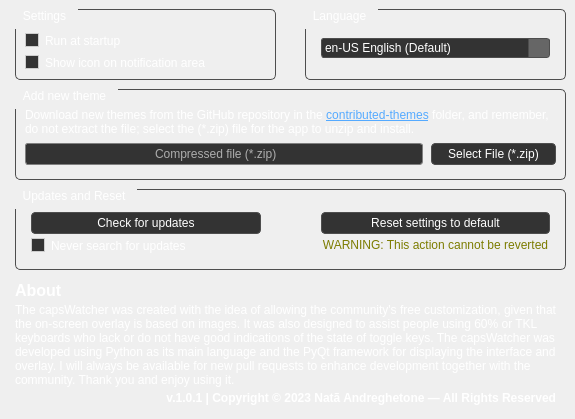
    <widget class="QWidget" name="settingsTab">
     <attribute name="title">
      <string>Settings</string>
     </attribute>
     <widget class="QGroupBox" name="settingsBox">
      <property name="geometry">
       <rect>
        <x>15</x>
        <y>9</y>
        <width>261</width>
        <height>71</height>
       </rect>
      </property>
      <property name="font">
       <font>
        <family>Segoe UI</family>
        <pointsize>9</pointsize>
        <weight>50</weight>
        <bold>false</bold>
       </font>
      </property>
      <property name="styleSheet">
       <string notr="true">QGroupBox {
	color:white;
	border: 1px solid rgb(78, 78, 78);
	border-radius:5px;
}
QGroupBox::title {
	padding-left: 6px;
	padding-right: 10px;
	padding-bottom: 6px;
}</string>
      </property>
      <property name="title">
       <string>Settings</string>
      </property>
      <property name="checkable">
       <bool>false</bool>
      </property>
      <widget class="QWidget" name="layoutWidget_9">
       <property name="geometry">
        <rect>
         <x>10</x>
         <y>20</y>
         <width>241</width>
         <height>46</height>
        </rect>
       </property>
       <layout class="QVBoxLayout" name="settingsBoxLayout">
        <property name="spacing">
         <number>3</number>
        </property>
        <item>
         <widget class="QCheckBox" name="settingsBoxAtStartupCheckBox">
          <property name="font">
           <font>
            <family>Segoe UI</family>
            <pointsize>9</pointsize>
           </font>
          </property>
          <property name="styleSheet">
           <string notr="true">QCheckBox {
        color: #FFFFFF;
    }
    
    QCheckBox::indicator:unchecked {
        border: 1px solid #CCCCCC;
        background-color: #333333;
    }
    
    QCheckBox::indicator:unchecked:hover {
        background-color: #444444;
        border: 1px solid #BBBBBB;
    }
   </string>
          </property>
          <property name="text">
           <string>Run at startup</string>
          </property>
         </widget>
        </item>
        <item>
         <widget class="QCheckBox" name="settingsBoxTrayIconCheckBox">
          <property name="font">
           <font>
            <family>Segoe UI</family>
            <pointsize>9</pointsize>
           </font>
          </property>
          <property name="styleSheet">
           <string notr="true">QCheckBox {
        color: #FFFFFF;
    }
    
    QCheckBox::indicator:unchecked {
        border: 1px solid #CCCCCC;
        background-color: #333333;
    }
    
    QCheckBox::indicator:unchecked:hover {
        background-color: #444444;
        border: 1px solid #BBBBBB;
    }
   </string>
          </property>
          <property name="text">
           <string>Show icon on notification area</string>
          </property>
         </widget>
        </item>
       </layout>
      </widget>
     </widget>
     <widget class="QGroupBox" name="languageBox">
      <property name="geometry">
       <rect>
        <x>305</x>
        <y>9</y>
        <width>261</width>
        <height>71</height>
       </rect>
      </property>
      <property name="font">
       <font>
        <family>Segoe UI</family>
        <pointsize>9</pointsize>
        <weight>50</weight>
        <bold>false</bold>
       </font>
      </property>
      <property name="styleSheet">
       <string notr="true">QGroupBox {
	color:white;
	border: 1px solid rgb(78, 78, 78);
	border-radius:5px;
}
QGroupBox::title {
	padding-left: 6px;
	padding-right: 10px;
	padding-bottom: 6px;
}</string>
      </property>
      <property name="title">
       <string>Language</string>
      </property>
      <widget class="QWidget" name="layoutWidget_13">
       <property name="geometry">
        <rect>
         <x>10</x>
         <y>24</y>
         <width>241</width>
         <height>31</height>
        </rect>
       </property>
       <layout class="QVBoxLayout" name="languageBoxLayout">
        <property name="leftMargin">
         <number>6</number>
        </property>
        <property name="rightMargin">
         <number>6</number>
        </property>
        <item>
         <widget class="QComboBox" name="languageBoxComboBox">
          <property name="font">
           <font>
            <family>Segoe UI</family>
            <pointsize>9</pointsize>
           </font>
          </property>
          <property name="styleSheet">
           <string notr="true">QComboBox {
    border: 1px solid rgb(78, 78, 78);
    border-radius: 3px;
    padding: 1px 18px 1px 3px;
    background-color: #333333;
    color: white;
    selection-background-color: darkgray;
}

QComboBox:hover {
    background-color: #444444;
}

QComboBox:!editable,
QComboBox::drop-down:editable {
    background: #333333;
}

QComboBox::drop-down {
    subcontrol-origin: padding;
    subcontrol-position: right;
    width: 20px;
    border-left-width: 1px;
    border-left-color: rgb(78, 78, 78);
    border-left-style: solid;
    border-top-right-radius: 2px;
    border-bottom-right-radius: 2px;
    background-color: #666666;
}

QComboBox::down-arrow {
    image: url(:/capsWatcher/white-down-arrow.png);
    width: 10px;
    height: 10px;
}

QComboBox QAbstractItemView {
    border: 1px solid rgb(78, 78, 78);
    background-color: #333333;
    selection-background-color: #666666;
    border-bottom-left-radius: 3px;
    border-bottom-right-radius: 3px;
    color: white;
    outline: none;
}</string>
          </property>
          <item>
           <property name="text">
            <string>en-US English (Default) </string>
           </property>
          </item>
         </widget>
        </item>
       </layout>
      </widget>
     </widget>
     <widget class="QGroupBox" name="updateResetBox">
      <property name="geometry">
       <rect>
        <x>15</x>
        <y>189</y>
        <width>551</width>
        <height>81</height>
       </rect>
      </property>
      <property name="font">
       <font>
        <family>Segoe UI</family>
        <pointsize>9</pointsize>
        <weight>50</weight>
        <bold>false</bold>
       </font>
      </property>
      <property name="styleSheet">
       <string notr="true">QGroupBox {
	color:white;
	border: 1px solid rgb(78, 78, 78);
	border-radius:5px;
}
QGroupBox::title {
	padding-left: 6px;
	padding-right: 10px;
	padding-bottom: 6px;
}</string>
      </property>
      <property name="title">
       <string>Updates and Reset</string>
      </property>
      <widget class="QWidget" name="layoutWidget">
       <property name="geometry">
        <rect>
         <x>10</x>
         <y>19</y>
         <width>531</width>
         <height>51</height>
        </rect>
       </property>
       <layout class="QHBoxLayout" name="updateResetLayout">
        <property name="spacing">
         <number>48</number>
        </property>
        <item>
         <layout class="QVBoxLayout" name="updateLayout">
          <property name="spacing">
           <number>0</number>
          </property>
          <property name="leftMargin">
           <number>6</number>
          </property>
          <property name="rightMargin">
           <number>6</number>
          </property>
          <item>
           <widget class="QPushButton" name="updateButton">
            <property name="font">
             <font>
              <family>Segoe UI</family>
              <pointsize>9</pointsize>
             </font>
            </property>
            <property name="styleSheet">
             <string notr="true">QPushButton {
    background-color: #333333;
    color: #FFFFFF;
    border: 1px solid rgb(78, 78, 78);
    border-radius: 4px;
    padding: 3px 16px;
}

QPushButton:disabled {
    background-color: #333333;
    color: #777777;
    border: 1px solid #777777;
    border-radius: 4px;
    padding: 3px 16px;
}

QPushButton:hover {
    background-color: #444444;
    border: 1px solid #BBBBBB;
}

QPushButton:pressed {
    background-color: #222222;
    border: 1px solid #888888;
}</string>
            </property>
            <property name="text">
             <string>Check for updates</string>
            </property>
            <property name="icon">
             <iconset resource="resources/res.qrc">
              <normaloff>:/capsWatcher/update_light.png</normaloff>:/capsWatcher/update_light.png</iconset>
            </property>
           </widget>
          </item>
          <item>
           <widget class="QCheckBox" name="neverUpdateCheckbox">
            <property name="font">
             <font>
              <family>Segoe UI</family>
              <pointsize>9</pointsize>
             </font>
            </property>
            <property name="styleSheet">
             <string notr="true">QCheckBox {
        color: #FFFFFF;
    }
    
    QCheckBox::indicator:unchecked {
        border: 1px solid #CCCCCC;
        background-color: #333333;
    }
    
    QCheckBox::indicator:unchecked:hover {
        background-color: #444444;
        border: 1px solid #BBBBBB;
    }
   </string>
            </property>
            <property name="text">
             <string>Never search for updates</string>
            </property>
           </widget>
          </item>
         </layout>
        </item>
        <item>
         <layout class="QVBoxLayout" name="resetLayout" stretch="0,0">
          <property name="spacing">
           <number>0</number>
          </property>
          <property name="leftMargin">
           <number>6</number>
          </property>
          <property name="topMargin">
           <number>0</number>
          </property>
          <property name="rightMargin">
           <number>6</number>
          </property>
          <item>
           <widget class="QPushButton" name="resetButton">
            <property name="font">
             <font>
              <family>Segoe UI</family>
              <pointsize>9</pointsize>
             </font>
            </property>
            <property name="styleSheet">
             <string notr="true">QPushButton {
    background-color: #333333;
    color: #FFFFFF;
    border: 1px solid rgb(78, 78, 78);
    border-radius: 4px;
    padding: 3px 16px;
}

QPushButton:disabled {
    background-color: #333333;
    color: #777777;
    border: 1px solid #777777;
    border-radius: 4px;
    padding: 3px 16px;
}

QPushButton:hover {
    background-color: #444444;
    border: 1px solid #BBBBBB;
}

QPushButton:pressed {
    background-color: #222222;
    border: 1px solid #888888;
}</string>
            </property>
            <property name="text">
             <string>Reset settings to default</string>
            </property>
            <property name="icon">
             <iconset resource="resources/res.qrc">
              <normaloff>:/capsWatcher/restart_light.png</normaloff>:/capsWatcher/restart_light.png</iconset>
            </property>
           </widget>
          </item>
          <item>
           <widget class="QLabel" name="resetLabel">
            <property name="maximumSize">
             <size>
              <width>16777215</width>
              <height>15</height>
             </size>
            </property>
            <property name="font">
             <font>
              <family>Segoe UI</family>
              <pointsize>9</pointsize>
             </font>
            </property>
            <property name="styleSheet">
             <string notr="true"/>
            </property>
            <property name="text">
             <string>&lt;p align=&quot;center&quot;&gt;&lt;span style=&quot;color:#7c7c00;&quot;&gt;WARNING: This action cannot be reverted&lt;/span&gt;&lt;/p&gt;</string>
            </property>
           </widget>
          </item>
         </layout>
        </item>
       </layout>
      </widget>
     </widget>
     <widget class="QGroupBox" name="addThemeBox">
      <property name="geometry">
       <rect>
        <x>15</x>
        <y>89</y>
        <width>551</width>
        <height>91</height>
       </rect>
      </property>
      <property name="font">
       <font>
        <family>Segoe UI</family>
        <pointsize>9</pointsize>
        <weight>50</weight>
        <bold>false</bold>
       </font>
      </property>
      <property name="styleSheet">
       <string notr="true">QGroupBox {
	color:white;
	border: 1px solid rgb(78, 78, 78);
	border-radius:5px;
}
QGroupBox::title {
	padding-left: 6px;
	padding-right: 10px;
	padding-bottom: 6px;
}</string>
      </property>
      <property name="title">
       <string>Add new theme</string>
      </property>
      <widget class="QWidget" name="layoutWidget_11">
       <property name="geometry">
        <rect>
         <x>10</x>
         <y>50</y>
         <width>531</width>
         <height>31</height>
        </rect>
       </property>
       <layout class="QHBoxLayout" name="addThemeBoxLayout">
        <property name="spacing">
         <number>8</number>
        </property>
        <item>
         <widget class="QLineEdit" name="addThemeBoxLineEdit">
          <property name="enabled">
           <bool>false</bool>
          </property>
          <property name="minimumSize">
           <size>
            <width>0</width>
            <height>20</height>
           </size>
          </property>
          <property name="maximumSize">
           <size>
            <width>400</width>
            <height>16777215</height>
           </size>
          </property>
          <property name="font">
           <font>
            <family>Segoe UI</family>
            <pointsize>9</pointsize>
           </font>
          </property>
          <property name="styleSheet">
           <string notr="true">QLineEdit::disabled {
	border: 1px solid gray;
    border-radius: 3px;
    padding: 2px 18px 2px 3px;
    background-color: #333333;
    color: rgb(173, 173, 173);
    selection-background-color: darkgray;
}</string>
          </property>
          <property name="text">
           <string>Compressed file (*.zip)</string>
          </property>
          <property name="alignment">
           <set>Qt::AlignCenter</set>
          </property>
         </widget>
        </item>
        <item>
         <widget class="QPushButton" name="addThemeBoxButton">
          <property name="minimumSize">
           <size>
            <width>0</width>
            <height>20</height>
           </size>
          </property>
          <property name="font">
           <font>
            <family>Segoe UI</family>
            <pointsize>9</pointsize>
           </font>
          </property>
          <property name="styleSheet">
           <string notr="true">QPushButton {
    background-color: #333333;
    color: #FFFFFF;
    border: 1px solid rgb(78, 78, 78);
    border-radius: 4px;
    padding: 3px 16px;
}

QPushButton:disabled {
    background-color: #333333;
    color: #777777;
    border: 1px solid #777777;
    border-radius: 4px;
    padding: 3px 16px;
}

QPushButton:hover {
    background-color: #444444;
    border: 1px solid #BBBBBB;
}

QPushButton:pressed {
    background-color: #222222;
    border: 1px solid #888888;
}</string>
          </property>
          <property name="text">
           <string>Select File (*.zip)</string>
          </property>
          <property name="icon">
           <iconset resource="resources/res.qrc">
            <normaloff>:/capsWatcher/source_light.png</normaloff>:/capsWatcher/source_light.png</iconset>
          </property>
          <property name="checkable">
           <bool>false</bool>
          </property>
         </widget>
        </item>
       </layout>
      </widget>
      <widget class="QLabel" name="addThemeBoxHelperLabel">
       <property name="geometry">
        <rect>
         <x>10</x>
         <y>18</y>
         <width>531</width>
         <height>31</height>
        </rect>
       </property>
       <property name="font">
        <font>
         <family>Segoe UI</family>
         <pointsize>9</pointsize>
        </font>
       </property>
       <property name="styleSheet">
        <string notr="true">QLabel{
	color: white;
}

QLabel a {
    color: red;
}</string>
       </property>
       <property name="text">
        <string>&lt;html&gt;&lt;head/&gt;&lt;body&gt;&lt;p&gt;Download new themes from the GitHub repository in the &lt;a href=&quot;\&amp;quot;https://github.com/nxtsoul/capsWatcher/\&amp;quot;&quot;&gt;&lt;span style=&quot; text-decoration: underline; color:#55aaff;&quot;&gt;contributed-themes&lt;/span&gt;&lt;/a&gt; folder, and remember, do not extract the file; select the (*.zip) file for the app to unzip and install.&lt;/p&gt;&lt;/body&gt;&lt;/html&gt;</string>
       </property>
       <property name="wordWrap">
        <bool>true</bool>
       </property>
       <property name="openExternalLinks">
        <bool>true</bool>
       </property>
      </widget>
     </widget>
     <widget class="QWidget" name="layoutWidget">
      <property name="geometry">
       <rect>
        <x>15</x>
        <y>279</y>
        <width>551</width>
        <height>131</height>
       </rect>
      </property>
      <layout class="QVBoxLayout" name="aboutLayout">
       <property name="spacing">
        <number>0</number>
       </property>
       <item>
        <widget class="QLabel" name="about">
         <property name="maximumSize">
          <size>
           <width>16777215</width>
           <height>25</height>
          </size>
         </property>
         <property name="font">
          <font>
           <family>Segoe UI</family>
           <pointsize>9</pointsize>
          </font>
         </property>
         <property name="styleSheet">
          <string notr="true">QLabel{
	color: white;
}</string>
         </property>
         <property name="text">
          <string>&lt;html&gt;&lt;head/&gt;&lt;body&gt;&lt;p&gt;&lt;span style=&quot; font-size:12pt; font-weight:600;&quot;&gt;About&lt;/span&gt;&lt;/p&gt;&lt;/body&gt;&lt;/html&gt;</string>
         </property>
        </widget>
       </item>
       <item>
        <widget class="QLabel" name="aboutText">
         <property name="styleSheet">
          <string notr="true">QLabel{
	color: white;
}</string>
         </property>
         <property name="text">
          <string>The capsWatcher was created with the idea of allowing the community's free customization, given that the on-screen overlay is based on images. It was also designed to assist people using 60% or TKL keyboards who lack or do not have good indications of the state of toggle keys. The capsWatcher was developed using Python as its main language and the PyQt framework for displaying the interface and overlay. I will always be available for new pull requests to enhance development together with the community. Thank you and enjoy using it.</string>
         </property>
         <property name="wordWrap">
          <bool>true</bool>
         </property>
        </widget>
       </item>
       <item>
        <widget class="QLabel" name="aboutCopyright">
         <property name="font">
          <font>
           <family>Segoe UI</family>
           <pointsize>9</pointsize>
          </font>
         </property>
         <property name="styleSheet">
          <string notr="true">QLabel{
	color: white;
}</string>
         </property>
         <property name="text">
          <string>&lt;html&gt;&lt;head/&gt;&lt;body&gt;&lt;p align=&quot;right&quot;&gt;&lt;span style=&quot; font-weight:600;&quot;&gt;v.1.0.1 | Copyright © 2023 Natã Andreghetone — All Rights Reserved   &lt;/span&gt;&lt;img src=&quot;:/capsWatcher/brazil.png&quot; width=&quot;20&quot;/&gt;&lt;/p&gt;&lt;/body&gt;&lt;/html&gt;</string>
         </property>
        </widget>
       </item>
      </layout>
     </widget>
    </widget>
